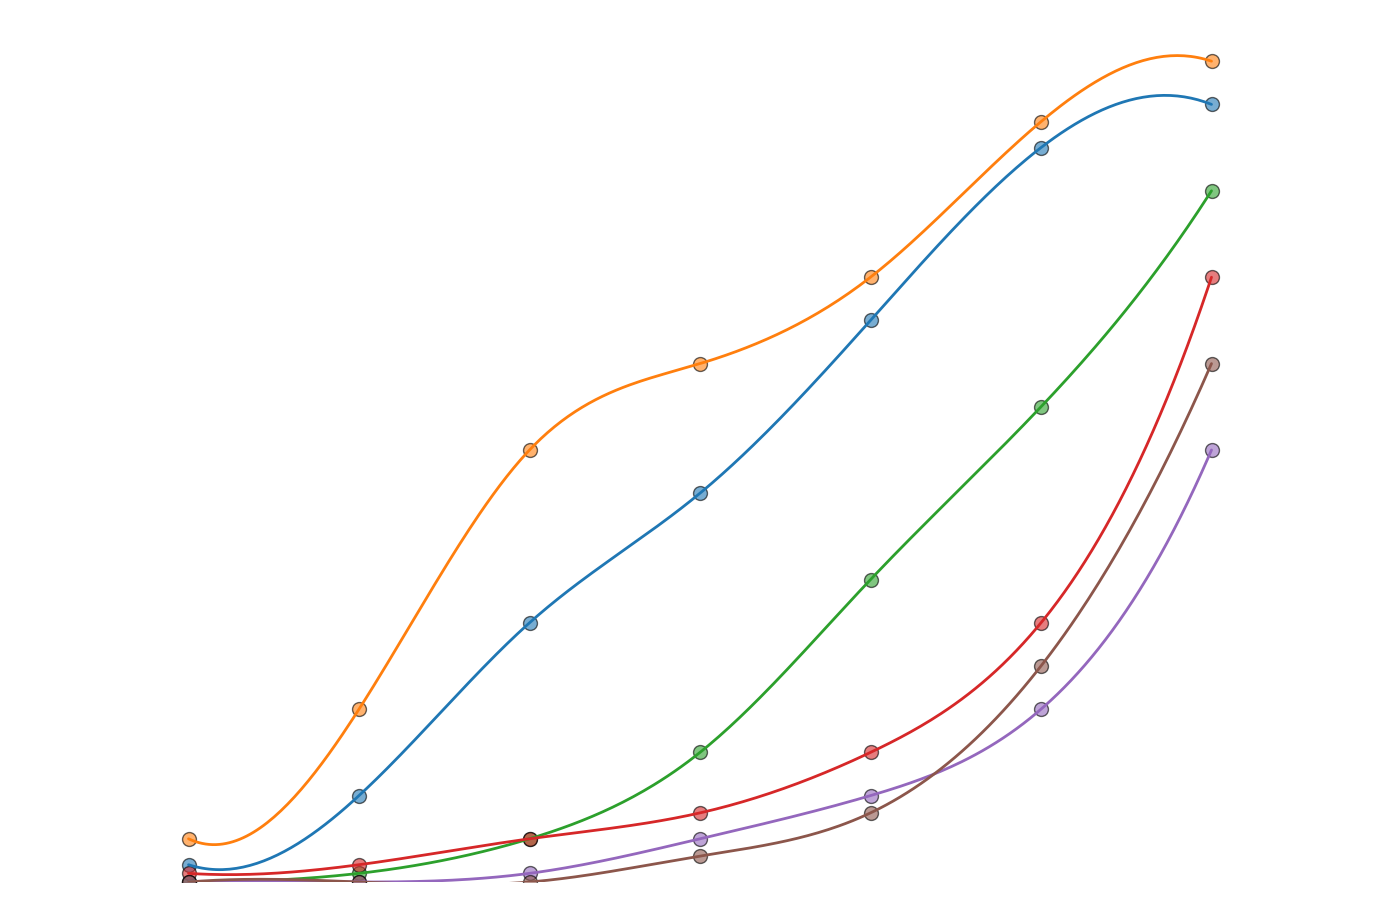

Source code (Python):
import matplotlib.pyplot as plt
import numpy as np
from scipy.interpolate import make_interp_spline

years = np.array([1990, 1995, 2000, 2005, 2010, 2015, 2020])

internet_usage = np.array([2, 10, 30, 45, 65, 85, 90])
mobile_devices = np.array([5, 20, 50, 60, 70, 88, 95])
cloud_computing = np.array([0, 1, 5, 15, 35, 55, 80])
artificial_intelligence = np.array([1, 2, 5, 8, 15, 30, 70])

# New data series
virtual_reality = np.array([0, 0, 1, 5, 10, 20, 50])
blockchain_technology = np.array([0, 0, 0, 3, 8, 25, 60])

def get_smooth_curve(years, data):
    spline = make_interp_spline(years, data, k=3)
    smooth_years = np.linspace(years.min(), years.max(), 300)
    smooth_data = spline(smooth_years)
    return smooth_years, smooth_data

smooth_years_internet, smooth_internet_usage = get_smooth_curve(years, internet_usage)
smooth_years_mobile, smooth_mobile_devices = get_smooth_curve(years, mobile_devices)
smooth_years_cloud, smooth_cloud_computing = get_smooth_curve(years, cloud_computing)
smooth_years_ai, smooth_ai = get_smooth_curve(years, artificial_intelligence)

# Apply smoothing for new data series
smooth_years_vr, smooth_vr = get_smooth_curve(years, virtual_reality)
smooth_years_blockchain, smooth_blockchain = get_smooth_curve(years, blockchain_technology)

plt.figure(figsize=(14, 9))

plt.scatter(years, internet_usage, color='#1f77b4', s=100, alpha=0.6, edgecolor='black')
plt.plot(smooth_years_internet, smooth_internet_usage, color='#1f77b4', linewidth=2)

plt.scatter(years, mobile_devices, color='#ff7f0e', s=100, alpha=0.6, edgecolor='black')
plt.plot(smooth_years_mobile, smooth_mobile_devices, color='#ff7f0e', linewidth=2)

plt.scatter(years, cloud_computing, color='#2ca02c', s=100, alpha=0.6, edgecolor='black')
plt.plot(smooth_years_cloud, smooth_cloud_computing, color='#2ca02c', linewidth=2)

plt.scatter(years, artificial_intelligence, color='#d62728', s=100, alpha=0.6, edgecolor='black')
plt.plot(smooth_years_ai, smooth_ai, color='#d62728', linewidth=2)

# Plot the new data series
plt.scatter(years, virtual_reality, color='#9467bd', s=100, alpha=0.6, edgecolor='black')
plt.plot(smooth_years_vr, smooth_vr, color='#9467bd', linewidth=2)

plt.scatter(years, blockchain_technology, color='#8c564b', s=100, alpha=0.6, edgecolor='black')
plt.plot(smooth_years_blockchain, smooth_blockchain, color='#8c564b', linewidth=2)

plt.xlim(1985, 2025)
plt.ylim(0, 100)
plt.xticks([])
plt.yticks([])

plt.gca().spines['top'].set_visible(False)
plt.gca().spines['right'].set_visible(False)
plt.gca().spines['left'].set_visible(False)
plt.gca().spines['bottom'].set_visible(False)

plt.tight_layout()
plt.show()
